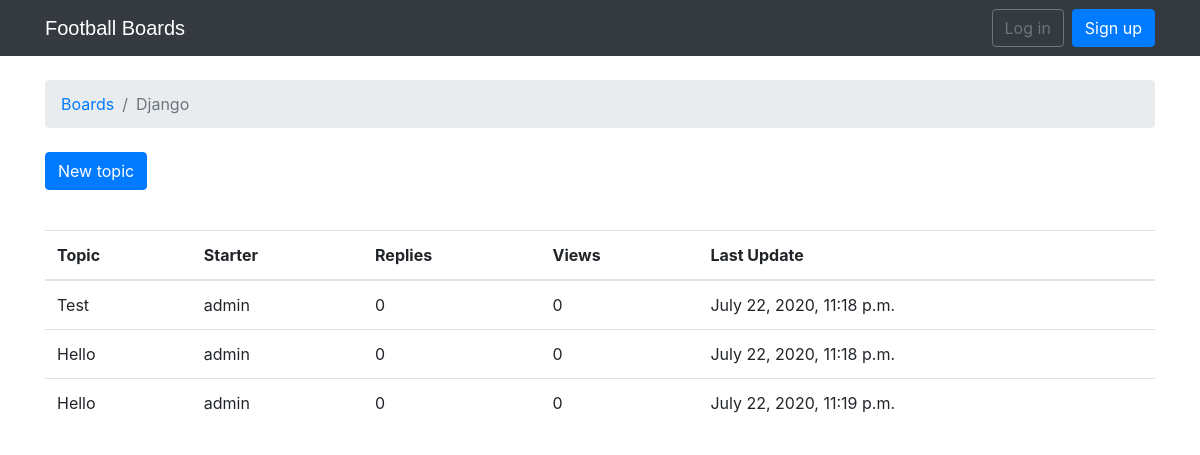
The app's page /boards/1/ with its own data.
### boards/models.py (models this page shows, shortened)
class Board(models.Model):
    name= models.CharField(max_length=30,unique=True)
    description=models.CharField(max_length=200)

class Topic(models.Model):
    subject=models.CharField(max_length=255)
    last_updated=models.DateTimeField(auto_now_add=True)
    board=models.ForeignKey(Board,on_delete=models.CASCADE, related_name='topics')
    starter=models.ForeignKey(User,on_delete=models.CASCADE, related_name='topics')

### boards/views.py (the view)
# urls.py: re_path(r'^boards/(?P<pk>\d+)/$',views.board_topics,name='board_topics'),
def board_topics(request,pk):
    board = get_object_or_404(Board, pk=pk)
    return render(request, 'topics.html', {'board': board})

### templates/topics.html (shortened to what this page needs)
{% extends 'base.html' %}
{% block breadcrumb %}
  <li class="breadcrumb-item"><a href="{% url 'home' %}">Boards</a></li>
  <li class="breadcrumb-item active">{{ board.name }}</li>
{% endblock %}
{% block content %}
<div class="mb-4">
  <a href="{% url 'new_topic' board.pk %}" class="btn btn-primary">New topic</a>
</div>
<table class="table">
  <table class="table">
    <thead class="thead-inverse">
      <tr>
        <th>Topic</th>
        <th>Starter</th>
        <th>Replies</th>
        <th>Views</th>
        <th>Last Update</th>
      </tr>
    </thead>
    <tbody>
      {% for topic in board.topics.all %}
        <tr>
          <td>{{ topic.subject }}</td>
          <td>{{ topic.starter.username }}</td>
          <td>0</td>
          <td>0</td>
          <td>{{ topic.last_updated }}</td>
        </tr>
      {% endfor %}
    </tbody>
  </table>
{% endblock %}

### records on screen
Board: name "Django"
Topic: subject "Test", starter.username "admin", last_updated "July 22, 2020, 11:18 p.m."
Topic: subject "Hello", starter.username "admin", last_updated "July 22, 2020, 11:18 p.m."
Topic: subject "Hello", starter.username "admin", last_updated "July 22, 2020, 11:19 p.m."
